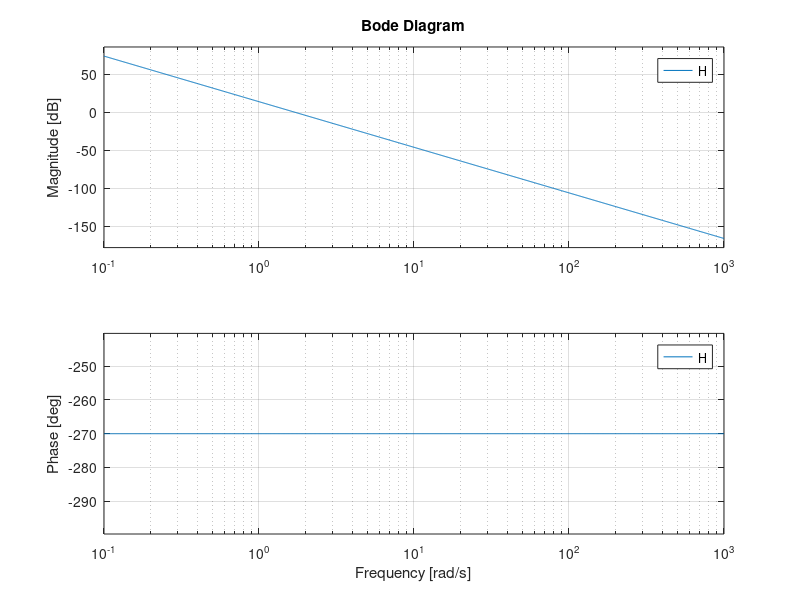
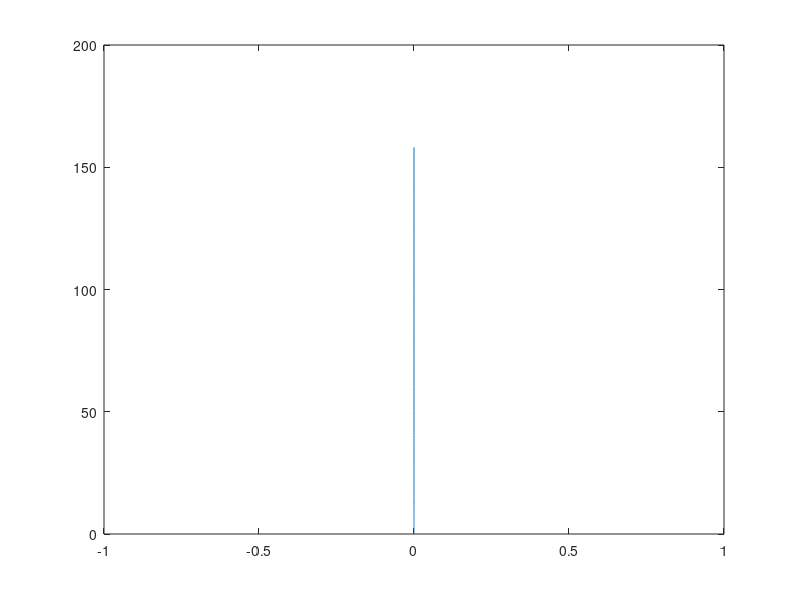
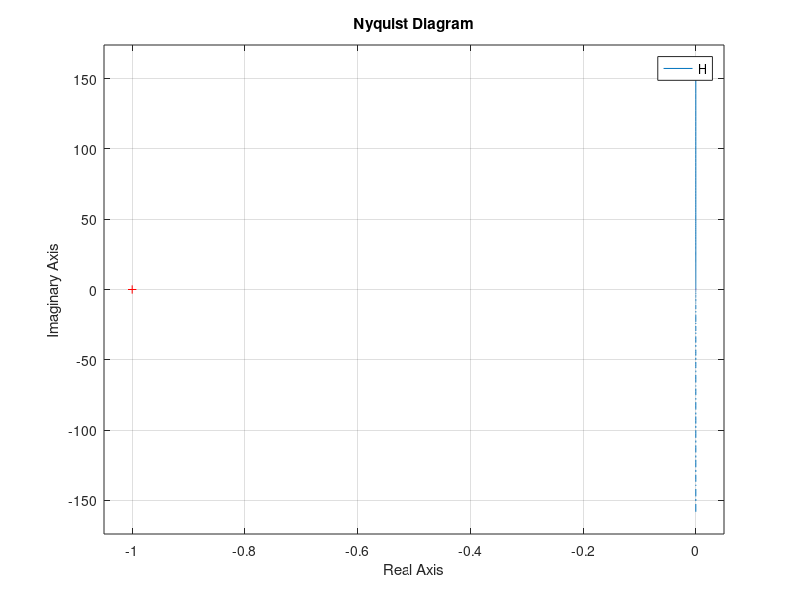
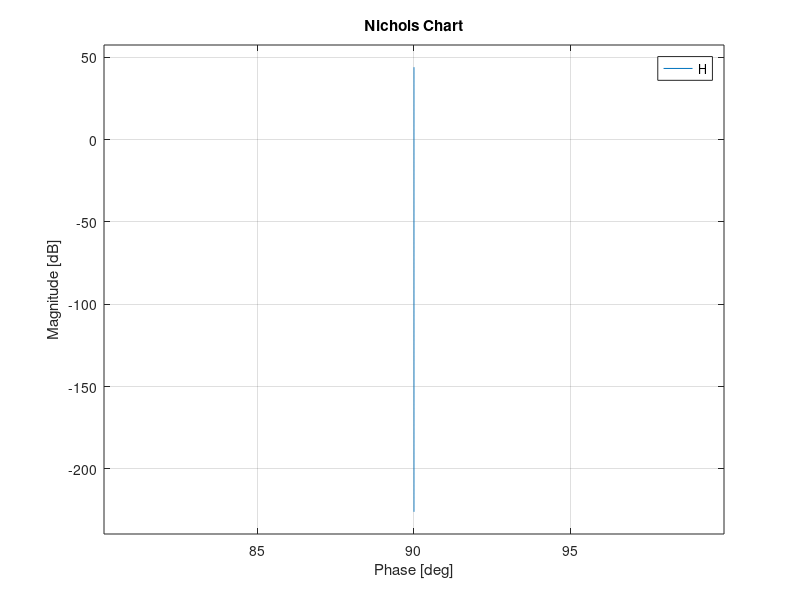

MATLAB code for these plots, in order:
close all
clear all
clc

code = menu('Choose the code you want to execute:',... 
    '1',...
    '2',...
    '3',...
    '4',...
    '5');

s = tf('s');

switch(code)
  case 1  
    H = 5/(s^3)
  case 2
    H = .25/(s^2 * (1 - .5 * s)^2)
  case 3
    H = (s - 1)/(s^3 - 9 * s)
  case 4
    H = (1 + .5 * s)/((1 + s) * (1 - s)^2)
  case 5
    H = (s^2 + 1)/((s^2 - 4) * (s + 4))
  end

% bode plots
figure, bode(H)
% polar diagrams
[re,im] = nyquist(H);
figure, plot(squeeze(re), squeeze(im))
% Nyquist diagram
figure, nyquist(H)
% Nichols diagram
figure, nichols(H)
